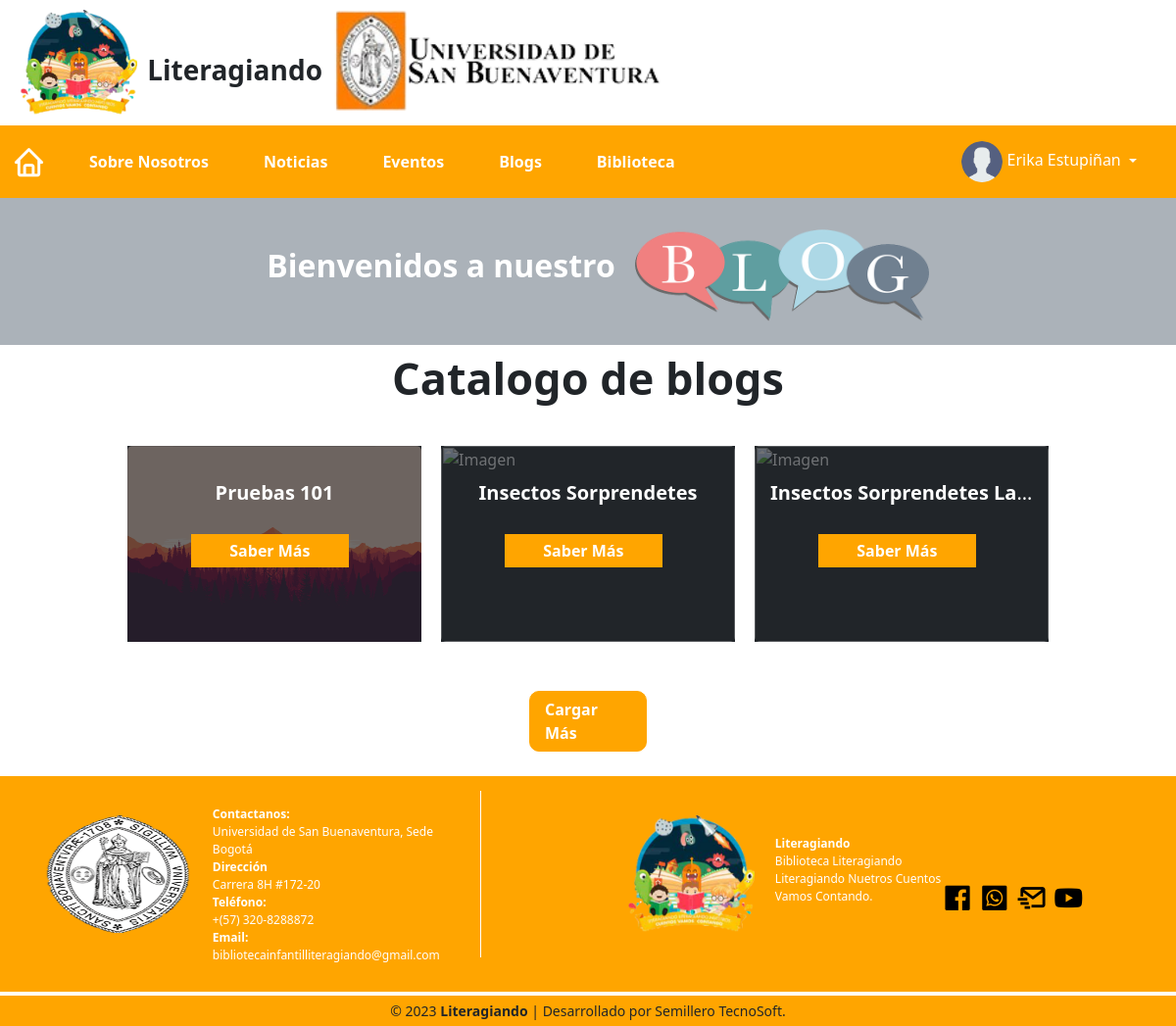
/Views/Home/Blog/blogs.php (signed in), run on the app's committed database.
### tables this page shows
CREATE TABLE `usuario` (
  `identificacion` int(20) NOT NULL,
  `id_usuario` int(11) NOT NULL,
  `nombre_completo` varchar(200) NOT NULL,
  `direccion_usuario` varchar(200) NOT NULL,
  `telefono` bigint(11) NOT NULL,
  `usuario` varchar(200) NOT NULL,
  `correo` varchar(200) NOT NULL,
  `password` varchar(500) NOT NULL,
  `estado` tinyint(4) NOT NULL DEFAULT 1,
  `foto_perfil` varchar(200) NOT NULL DEFAULT '/Literagiando/Resources/img/User.png',
  `fecha_registro` timestamp NOT NULL DEFAULT current_timestamp(),
  `idtipodedocumento` int(11) NOT NULL,
  `rol` int(11) NOT NULL DEFAULT 2,
  `sexo` varchar(10) NOT NULL DEFAULT 'Femenino',
  `acceso` bigint(20) NOT NULL DEFAULT 1
);

CREATE TABLE `blog` (
  `idblog` int(11) NOT NULL,
  `titulo_blog` varchar(200) NOT NULL,
  `subtitulo_blog` varchar(200) NOT NULL,
  `imagen_blog` varchar(200) NOT NULL,
  `fecha_publicacion` date NOT NULL DEFAULT current_timestamp(),
  `detalle_blog` varchar(5000) NOT NULL,
  `id_usuario` int(11) NOT NULL,
  `idtipo_blog` int(11) NOT NULL,
  `estado_blog` varchar(10) NOT NULL DEFAULT 'Activo'
);

### App/Controllers/Login/AuthController.php (called while the page is built, shortened)
<?php
$server = "localhost";
$userRoot = "root";
$password = "";
$db = "literagiando";
$conexion = new mysqli($server, $userRoot, $password, $db);
function obtenerDatos($correoU) {
    $correo = $_SESSION['correo'];
    global $conexion;
    $sql = "SELECT usuario.* , roles.nombre_rol  FROM usuario JOIN roles  ON roles.idrol = usuario.rol WHERE correo = ?";
    $stmt = $conexion->prepare($sql);
    if ($stmt) {
        $stmt->bind_param("s", $correo);
        $stmt->execute();
        $result = $stmt->get_result();
        if ($result) {
            $row = $result->fetch_assoc();
        } else {
            echo "Error executing the query: " . $conexion->error;
        }
    } else {
        echo "Error preparing the statement: " . $conexion->error;
    }
    $sql_paginas = "SELECT * FROM pagina ORDER by id_pagina";
    $stmt = $conexion->prepare($sql_paginas);
    if ($stmt) {
        $stmt->execute();
        $result = $stmt->get_result();
        $paginas = $result->fetch_all(MYSQLI_ASSOC);
    } else {
        echo "Error preparing the statement: " . $conexion->error;
    }
    $salida = array(
        'datos' => $row,
        'paginas' => $paginas
    );
    return $salida;
}
?>

### App/Controllers/BlogController.php (called while the page is built, shortened)
<?php
require_once (__DIR__ .'/../Models/BlogModel.php');
class BlogController extends BlogModel{
    private $eventModel;
    private $respuesta;
    public function __construct()
    {
        $this->eventModel = new BlogModel();
    }
    public function ObtenerBlogsController()
    {
        try{
            $resultados = $this->eventModel->ObtenerBlogsActivosModel();
            $this->respuesta = array(
                "state" => true,
                "blogs" => $resultados
            );
        }catch (PDOException $pdoEx){
            $this->respuesta = array (
                "state" => false,
                "mensaje" => $pdoEx->getMessage()
            );
        }
        return $this->respuesta;
    }
}
?>

### App/Models/Database.php (called while the page is built, shortened)
<?php
    class Database{
        private function conectar(){
            $basedatos = new PDO('mysql:host='.DB_HOST.':'.DB_PORT.';'.'dbname='.DB_DATABASE.';charset='.CHARSET.'',DB_USER,DB_PASS);
            return $basedatos;
        }
        public function EjecutarSPSinParams($consulta){
            try{
                $conexion = $this->conectar();
                $conexion->setAttribute(PDO::ATTR_ERRMODE, PDO::ERRMODE_EXCEPTION);
                $sentencia = $conexion->prepare($consulta);
                $sentencia->execute();
                $respuesta = $sentencia->fetchAll(PDO::FETCH_ASSOC);
                return $respuesta;
            }catch(PDOException $exception) {
                return $exception;
            }
        }
    }
?>

### App/Models/BlogModel.php (called while the page is built, shortened)
<?php
require_once (__DIR__ .'/../Models/Database.php');
class BlogModel {
    private $conexion;
    public function __construct()
    {
        $this->conexion = new Database();
    }
    public function ObtenerBlogsActivosModel(){
        $consulta = "SELECT e.*, te.tipo_blog AS tipoBlog, usuario.nombre_completo as usuarioN
        FROM Blog e
        LEFT JOIN tipoBlog te ON e.idtipo_blog = te.idtipo_blog JOIN usuario ON usuario.id_usuario = e.id_usuario WHERE e.estado_blog = 'Activo'";
        $respuesta = $this->conexion->EjecutarSPSinParams($consulta);
        return $respuesta;
    }
}
?>

### Views/Home/Blog/blogs.php (the view, shortened to what this page needs)
<?php
require_once (__DIR__ .'/../../../App/Controllers/BlogController.php');
$blogController = new BlogController();
$blogs = $blogController->ObtenerBlogsController();
$contadorMax = isset($_GET['contador']) ? $_GET['contador'] : 3;
?>
<?php include '../header.php'; ?>
<div id="content-blog">
<strong>Bienvenidos a nuestro</strong>
<img src="/Literagiando/Resources/img/blog.png" alt="">
</div>
<div class="title-blog-2">
    <strong>Catalogo de blogs</strong>
</div>
<div class="content-slide-blog">
        <?php
            $contador = 0;
            if ($blogs['state'] === true) {
                usort($blogs['blogs'], function($a, $b) {
                    return strtotime($b['fecha_publicacion']) - strtotime($a['fecha_publicacion']);
                });
                foreach ($blogs['blogs'] as $row) {
                    ?>
                    <div class="card text-bg-dark">
                        <div class="card-img-overlay">
                            <h5 class="card-title"><strong><?php echo $row['titulo_blog'] ?></strong></h5>
                            <a href="blog.php?idblog=<?php echo $row['idblog']; ?>"><strong>Saber Más</strong></a>
                        </div>
                     </div>
                    <?php
                    $contador += 1;
                    if ($contador >= $contadorMax) {
                        break;
                    }
                }
            }
        ?>
</div>
<div class="button-ver">
    <a href="?<?php echo http_build_query(array_merge($_GET, array('contador' => $contadorMax + 3))); ?>"><strong>Cargar Más</strong></a>
</div>
<?php include '../footer.php'; ?>

### Views/Home/header.php (shortened to what this page needs)
<?php
    require_once (__DIR__.'/../../App/Controllers/Login/AuthController.php');
    if (isset($_SESSION['correo'])) {
        $correo = $_SESSION['correo'];
        $row = obtenerDatos($correo);
        $row = $row['datos'];
    }
    include_once __DIR__ . '/../Login/login.php';
?>
<!DOCTYPE html>
<html lang="es">
<head>
    <link rel="stylesheet" type="text/css" href="/Literagiando/Resources/css/home.css">
    <link rel="stylesheet" type="text/css" href="/Literagiando/Resources/css/timeline.css">
    <link rel="stylesheet" type="text/css" href="/Literagiando/Resources/css/RegisterLog.css">
    <link rel="stylesheet" type="text/css" href="/Literagiando/Resources/css/video-min.css">
    <link href="https://cdn.jsdelivr.net/npm/bootstrap@5.3.2/dist/css/bootstrap.min.css" rel="stylesheet">
    <link rel="stylesheet" href="https://cdn.jsdelivr.net/npm/bootstrap-icons@1.11.1/font/bootstrap-icons.css">
    <link href='https://unpkg.com/boxicons@2.0.7/css/boxicons.min.css' rel='stylesheet'>
</head>
<body>
        <div class="content-logo" onclick="window.location.href='/Literagiando/Views/Home/index.php';" style="cursor: pointer;" role="button">
            <div class="logo-litera">
                <img src="/Literagiando/Resources/img/Logo_Literagiando.png" alt="Imagen">
            </div>
            <div class="title-litera">
            <strong>Literagiando</strong>
            </div>
            <div class="logo-uni">
                <img src="/Literagiando/Resources/img/Logo-Uni.png" alt="Imagen">
            </div>
        </div>
        <nav class="navbar navbar-expand-lg">
            <div class="container-fluid">
                <a id="btnInicio" class="navbar-brand" href="/Literagiando/Views/Home/index.php" class="boton-modal"><i class='bx bx-home' ></i></a>
                <div class="collapse navbar-collapse" id="navbarSupportedContent">
                <ul class="navbar-nav me-auto mb-2 mb-lg-0">
                    <li class="nav-item">
                    <a id="btnSobreNosotros" class="nav-link active" aria-current="page" href="/Literagiando/Views/Home/TimeLine/historia.php"><strong>Sobre Nosotros</strong></a>
                    </li>
                    <li class="nav-item">
                    <a id="btnNoticias" class="nav-link" href="/Literagiando/Views/Home/Noticias/noticias.php"><strong>Noticias</strong></a>
                    </li>
                    <li class="nav-item">
                    <a id="btnEventos" class="nav-link" href="/Literagiando/Views/Home/Eventos/eventos.php"><strong>Eventos</strong></a>
                    </li>
                    <li class="nav-item">
                    <a id="btnBlog" class="nav-link" href="/Literagiando/Views/Home/Blog/blogs.php"><strong>Blogs</strong></a>
                    </li>
                    <li class="nav-item">
                    <a id="btnBiblioteca" class="nav-link" href="/Literagiando/literagiando59/login.php"><strong>Biblioteca</strong></a>
                    </li>
                </ul>
                <?php if (!isset($rol)) { ?>
                    <ul class="navbar-nav">
                        <li class="nav-item">
                            <a id="btnIncioDeSesionVideo" class="nav-link" href="#" data-bs-toggle="modal" data-bs-target="#LoginModal">
                                <strong>Iniciar Sesión</strong> <i class='bx bx-user'></i>
                            </a>
                        </li>
                    </ul>
                <?php } else { ?>
                    <ul class="navbar-nav ms-auto">
                        <li class="nav-item dropdown ms-auto">
                            <a class="nav-link dropdown-toggle" href="#" role="button" data-bs-toggle="dropdown" aria-expanded="false">
                                <img src="<?php echo $row['foto_perfil'] ?>" alt="" class="img-fluid rounded-circle avatar mr-2">
                                <?php echo $row['nombre_completo'] ?>
                            </a>
                        </li>
                    </ul>
                <?php } ?>
            </div>
        </nav>

### Resources/css/home.css (style rules this page uses)
:root { --dark-text: #f8fbff; --light-body: #f3f8fe; --light-main: #fdfdfd; --light-second: #c3c2c8; --light-hover: #f0f0f0; --light-text: #151426; --light-btn: orange; --blue: #0000ff; --white: #fff; --shadow: rgba(100, 100, 111, 0.2) 0px 7px 29px 0px; }
* { margin: 0; padding: 0; box-sizing: border-box; font-family: 'Source Code Pro', monospace" }
.content-logo { display: flex; margin-top: 10px; margin-left: 20px; }
.content-logo .logo-litera img { display: flex; width: 40%; }
.content-logo .logo-uni img { width: 130%; margin-left: 10px; }
.content-logo .title-litera { display: flex; width: 10px; justify-content: right; text-align: center; margin-top: 40px; font-size: 28px; }
.navbar-expand-lg { margin-top: 10px; background: orange; }
.navbar-expand-lg .avatar { max-width: 42px; }
.navbar .navbar-nav .nav-item .nav-link { color: white; }
.bx-home:before { color: white; font-size: 35px; }
.nav-item { margin: 0px 20px; }
#content-blog { display: flex; justify-content: center; width: 100%; height: 150px; background: #ABB2B9; display: flex; }
#content-blog strong { font-size: 2rem; color: white; margin: 0 20px; margin-top: 45px; }
#content-blog img { width: 300px; margin-top: 8px; }
.title-blog-2 strong { display: flex; justify-content: center; font-size: 45px; }
.content-slide-blog { display: flex; width: 80%; flex-wrap: wrap; align-content: flex-start; justify-content: center; justify-items: center; margin-top: 25px; position: relative; left: 50%; transform: translateX(-50%); }
.content-slide-blog .card { width: 300px; height: 200px; border: 0px; margin: 0px 10px; margin-top: 10px; border-radius: 0px; }
.content-slide-blog .card-img-overlay { display: block; justify-content: center; }
.content-slide-blog .card h5 { margin: 0 auto; margin-top: 20px; white-space: nowrap; overflow: hidden; text-overflow: ellipsis; text-align: center; width: 100%; }
.content-slide-blog .card a { display: flex; justify-content: center; justify-items: center; width: 60%; padding: 5px 15px; color: white; background-color: orange; text-decoration: none; position: relative; left: 49px; top: 30px; }
.button-ver a { width: 10%; display: flex; margin-top: 50px; padding: 6px 15px; border-radius: 10px; border: 1px solid orange; justify-content: center; justify-items: center; position: relative; left: 50%; color: white; background-color: orange; transform: translateX(-50%); text-decoration: none; }

### Resources/css/timeline.css (style rules this page uses)
* { margin: 0; padding: 0; box-sizing: border-box; font-family: 'Source Code Pro', monospace" }

### Resources/css/RegisterLog.css (style rules this page uses)
* { margin: 0; padding: 0; box-sizing: border-box; font-family: 'Source Code Pro', monospace" }

### data on the page
usuario: foto_perfil (placeholder picture), nombre_completo "Erika Estupiñan"
blog: titulo_blog "Pruebas 101"
blog: titulo_blog "Insectos Sorprendetes"
blog: titulo_blog "Insectos Sorprendetes La…"
